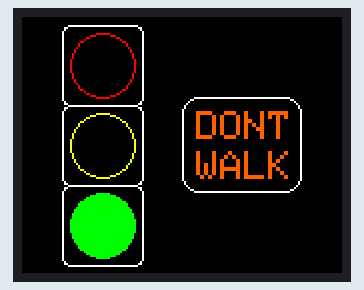
This sketch was run on a simulated Arduino Uno, built with avr-gcc and run on an emulated ATmega328P. On the bench: 160×128 colour display.

Above: at 0.1 s.
At 6.19 s:
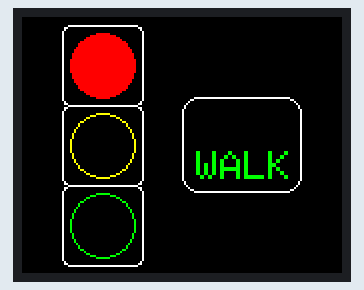
At 13.1 s:
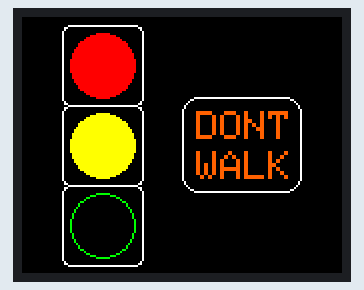
At 23.69 s:
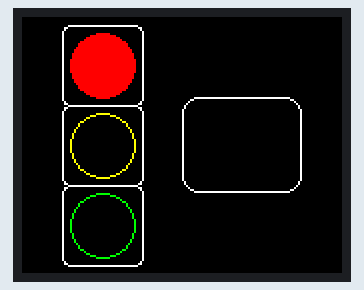
At 34.1 s:
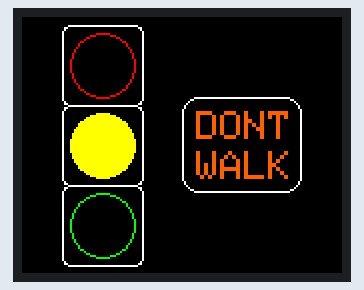

The sketch:

tarea03_traffic_lights.ino
```cpp
/*
    Tarea 3: Semaforo con display TFT
    Tecnologia Digital
    Universidad Nacional de Colombia

    Juan Camilo Vargas Q. - jcvargasq@unal.edu.co
    Sergio Alejandro Vargas Q. - savargasqu@unal.edu.co

    2020-04-20
*/
#include <TFT.h>
#include <SPI.h>

// Display parameters
#define cs  10
#define ds   9
#define rst  8
// Declare display
TFT TFTscreen = TFT(cs, ds, rst);

//  RGB 565 = RRRR RGGG GGGB BBBB
const int R = 0xF800, iR = 0;
const int Y = 0xFFE0, iY = 1;
const int G = 0x07E0, iG = 2;
// Background color
const int K = 0x0000;
const int W = 0xFFFF;
const int O = 0xFB00;
const int light_colors[3] = {R, Y, G};

// Traffic lights state
enum traffic_state_t {
	sR, sRY, sG, sY
};

// Traffic light duration
const int dG  = 4000;
const int dY  = 2000;
const int dR  = 7000;
const int dRY = 2000;

// Walk lights state
enum walk_state_t {
	sDont, sWalk_on, sWalk_off
};

// Walk light duration
const int w_on  = 250;
const int w_off = 250;

// Size of circle representing the LED
#define light_size    16
#define light_pos     40
#define light_offsetx 40
#define light_offsety 24

// Sketch variables
traffic_state_t traffic_light = sG;
walk_state_t walk_light = sDont;

// Turn off all LED circles except for one. Pass color as argument
void draw_lights(traffic_state_t light) {
	static traffic_state_t old_light = sRY;

	// Reset all lights
	for (int i = 0; i < 3; i++) {
		TFTscreen.fillCircle(light_offsetx, i*light_pos + light_offsety,  light_size, K);
		TFTscreen.drawCircle(light_offsetx, i*light_pos + light_offsety, light_size, light_colors[i]);
	}

	// Light up specific lights
	if(light == sR || light == sRY){
		TFTscreen.fillCircle(light_offsetx, iR*light_pos + light_offsety, light_size, light_colors[iR]);
	}
	if(light == sRY || light == sY){
		TFTscreen.fillCircle(light_offsetx, iY*light_pos + light_offsety, light_size, light_colors[iY]);
	}
	if(light == sG){
		TFTscreen.fillCircle(light_offsetx, iG*light_pos + light_offsety, light_size, light_colors[iG]);
	}
}

void draw_walk(walk_state_t light) {
	static walk_state_t old_light = sWalk_off;

	if(light == sDont){
		TFTscreen.stroke(O);
		TFTscreen.text("DONT", 87, 47);
		TFTscreen.text("WALK", 87, 67);
	}
	if(light == sWalk_on){
		TFTscreen.stroke(K);
		TFTscreen.text("DONT", 87, 47);
		TFTscreen.stroke(G);
		TFTscreen.text("WALK", 87, 67);
	}
	if(light == sWalk_off){
		TFTscreen.stroke(K);
		TFTscreen.text("WALK", 87, 67);
	}
}

void traffic_state_machine(){
	static unsigned long traffic_millis = millis();
	switch(traffic_light){
		case sG:
			if((millis() - traffic_millis) >= dG){
				traffic_millis = millis();
				traffic_light = sY;
				draw_lights(traffic_light);
			}
			break;

		case sY:
			if((millis() - traffic_millis) >= dY){
				traffic_millis = millis();
				traffic_light = sR;
				draw_lights(traffic_light);
				walk_light = sWalk_on;
				draw_walk(walk_light);
			}
			break;

		case sR:
			static unsigned long walk_millis = millis();
			switch(walk_light){
				case sWalk_on:
					if((millis() - walk_millis) >= w_on){
						walk_millis = millis();
						walk_light = sWalk_off;
						draw_walk(walk_light);
					}
					break;

				case sWalk_off:
					if((millis() - walk_millis) >= w_off){
						walk_millis = millis();
						walk_light = sWalk_on;
						draw_walk(walk_light);
					}
					break;
			}

			if((millis() - traffic_millis) >= dR){
				traffic_millis = millis();
				traffic_light = sRY;
				draw_lights(traffic_light);
				walk_light = sDont;
				draw_walk(walk_light);
			}
			break;

		case sRY:
			if((millis() - traffic_millis) >= dRY){
				traffic_millis = millis();
				traffic_light = sG;
				draw_lights(traffic_light);
			}
			break;
	}
}

void setup() {
	TFTscreen.begin();
	TFTscreen.background(0, 0, 0);
	TFTscreen.setTextSize(2);

	TFTscreen.stroke(255, 255, 255);
	for(int i = 0; i < 3; i++){
		// (x, y, w, h, r, c)
		TFTscreen.drawRoundRect(20, 4+40*i, 41, 41, 4, W);
	}
	TFTscreen.drawRoundRect(80, 40, 60, 48, 8, W);

	draw_lights(traffic_light);
	draw_walk(walk_light);
}

void loop() {
	traffic_state_machine();
}
```

Measured:
- what the display in image 2 shows lasts 2.0 s, from 13.1 s to 15.1 s
